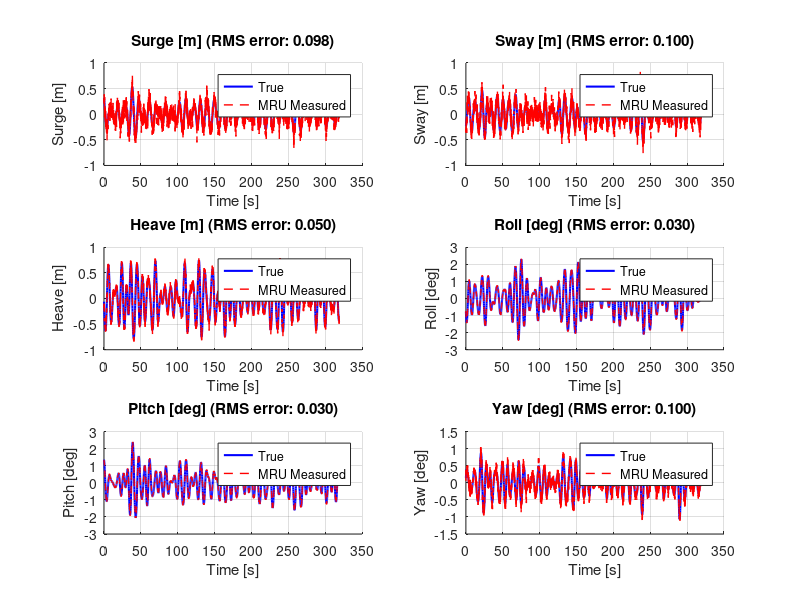
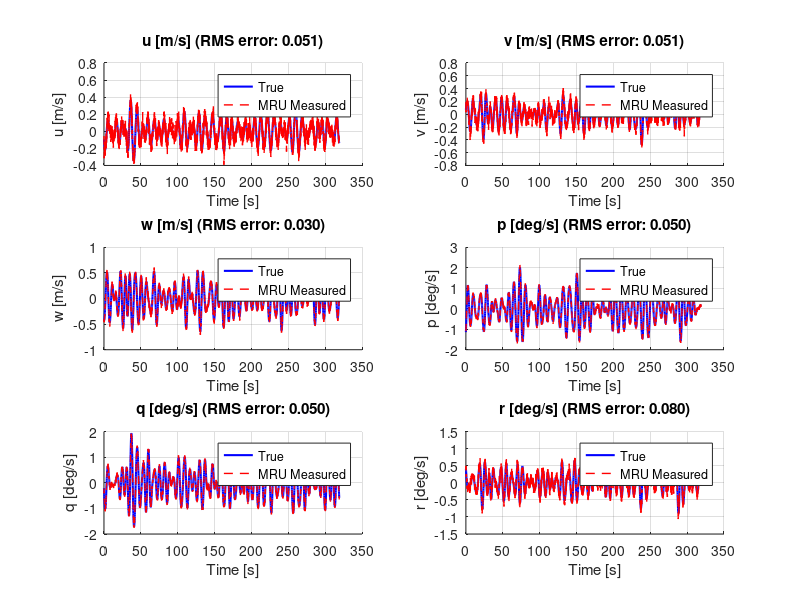
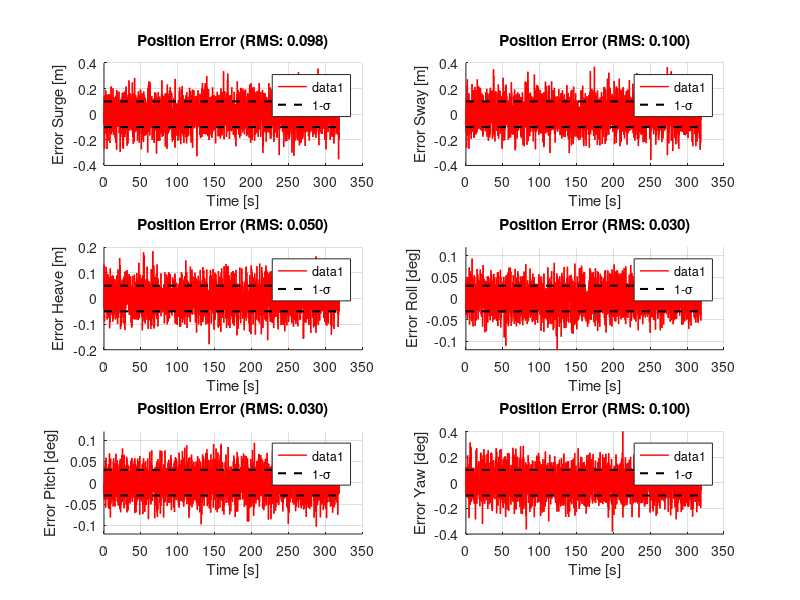
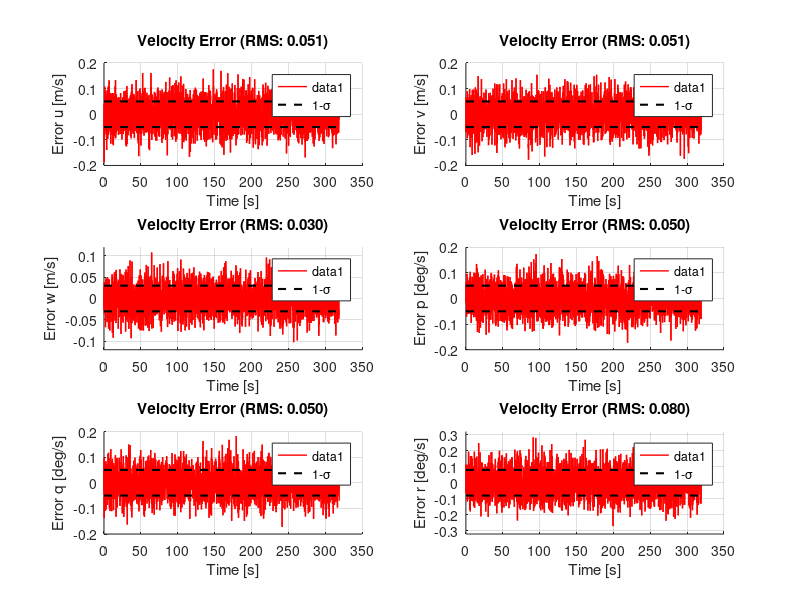

Write MATLAB code to recreate these figures, in order. (Note: this script raises an error after producing the figures.)
%%%%%%%%%%%%%%%%%%%%%%%%%%%%%%%%%%%%%%%%%%%%%%%%%%%%%%%%%%%%%%%%%%%%%%%%%%
% Motion Compensated Platform Simulation with MRU Sensor Noise
% Loads recorded vessel motion data and adds realistic MRU measurement noise
%%%%%%%%%%%%%%%%%%%%%%%%%%%%%%%%%%%%%%%%%%%%%%%%%%%%%%%%%%%%%%%%%%%%%%%%%%

clear; close all; clc;

%% Load recorded vessel motion data
fprintf('Loading recorded vessel motion data...\n');
load('vessel_motion_data.mat');

% Extract data from structure
t = motion_data.time;
eta_true = motion_data.eta;      % [x, y, z, phi, theta, psi]
nu_true = motion_data.nu;        % [u, v, w, p, q, r]
N = length(t);
h = t(2) - t(1);

fprintf('  Data loaded: %d samples, dt = %.4f s, duration = %.1f s\n', N, h, t(end));
fprintf('  %s\n', motion_data.description);

%% MRU Noise Specifications
% Position noise standard deviations (RMS)
sigma_eta = [
    0.10;      % Surge (x) - 10 cm 
    0.10;      % Sway (y) - 10 cm 
    0.05;      % Heave (z) - 5 cm 
    deg2rad(0.03);  % Roll (phi) - 0.03 degrees RMS
    deg2rad(0.03);  % Pitch (theta) - 0.03 degrees RMS
    deg2rad(0.10);  % Yaw (psi) - 0.10 degrees RMS
];

% Velocity noise standard deviations (RMS)
sigma_nu = [
    0.05;      % Surge velocity (u) - 5 cm/s
    0.05;      % Sway velocity (v) - 5 cm/s
    0.03;      % Heave velocity (w) - 3 cm/s 
    deg2rad(0.05);  % Roll rate (p) - 0.05 deg/s
    deg2rad(0.05);  % Pitch rate (q) - 0.05 deg/s
    deg2rad(0.08);  % Yaw rate (r) - 0.08 deg/s
];

% Optional: Small sensor bias (can drift slowly over time)
bias_eta = zeros(6, 1);
bias_nu = zeros(6, 1);

% Optional: Bias drift rates 
drift_rate_eta = sigma_eta * 0.001;  
drift_rate_nu = sigma_nu * 0.001;   

fprintf('\nMRU Noise Model (Kongsberg Maritime state-of-the-art):\n');
fprintf('Position noise (RMS):\n');
fprintf('  Surge/Sway: %.1f cm, Heave: %.1f cm\n', sigma_eta(1)*100, sigma_eta(3)*100);
fprintf('  Roll/Pitch: %.3f deg, Yaw: %.3f deg\n', rad2deg(sigma_eta(4)), rad2deg(sigma_eta(6)));
fprintf('Velocity noise (RMS):\n');
fprintf('  Linear velocities: %.1f cm/s\n', sigma_nu(1)*100);
fprintf('  Angular velocities: %.3f deg/s\n', rad2deg(sigma_nu(4)));

%% Generate MRU measurements with noise
% Preallocate measurement arrays
eta_mru = zeros(N, 6);
nu_mru = zeros(N, 6);

% Preallocate bias arrays
bias_eta_log = zeros(N, 6);
bias_nu_log = zeros(N, 6);

% Set random seed for reproducibility
rng(42);

% Generate measurements for each time step
for k = 1:N
    if k > 1
        bias_eta = bias_eta + sqrt(h) * drift_rate_eta .* randn(6, 1);
        bias_nu = bias_nu + sqrt(h) * drift_rate_nu .* randn(6, 1);
    end

    % Add white Gaussian noise to position measurements
    noise_eta = sigma_eta .* randn(6, 1);
    eta_mru(k, :) = eta_true(k, :)' + noise_eta + bias_eta;

    % Add white Gaussian noise to velocity measurements
    noise_nu = sigma_nu .* randn(6, 1);
    nu_mru(k, :) = nu_true(k, :)' + noise_nu + bias_nu;

    % Log bias for analysis
    bias_eta_log(k, :) = bias_eta';
    bias_nu_log(k, :) = bias_nu';
end

%% Calculate measurement errors
eta_error = eta_mru - eta_true;
nu_error = nu_mru - nu_true;

% Calculate RMS errors
eta_rms = sqrt(mean(eta_error.^2, 1));
nu_rms = sqrt(mean(nu_error.^2, 1));

fprintf('\nMeasurement Error Statistics (RMS):\n');
fprintf('Position errors:\n');
fprintf('  Surge: %.2f cm, Sway: %.2f cm, Heave: %.2f cm\n', ...
    eta_rms(1)*100, eta_rms(2)*100, eta_rms(3)*100);
fprintf('  Roll: %.3f deg, Pitch: %.3f deg, Yaw: %.3f deg\n', ...
    rad2deg(eta_rms(4)), rad2deg(eta_rms(5)), rad2deg(eta_rms(6)));
fprintf('Velocity errors:\n');
fprintf('  u: %.2f cm/s, v: %.2f cm/s, w: %.2f cm/s\n', ...
    nu_rms(1)*100, nu_rms(2)*100, nu_rms(3)*100);
fprintf('  p: %.3f deg/s, q: %.3f deg/s, r: %.3f deg/s\n', ...
    rad2deg(nu_rms(4)), rad2deg(nu_rms(5)), rad2deg(nu_rms(6)));

%% 

%% Visualization
% Create time vector relative to start
tt = t - t(1);

% Labels for plots
eta_labels = {'Surge [m]', 'Sway [m]', 'Heave [m]', 'Roll [deg]', 'Pitch [deg]', 'Yaw [deg]'};
nu_labels = {'u [m/s]', 'v [m/s]', 'w [m/s]', 'p [deg/s]', 'q [deg/s]', 'r [deg/s]'};
scale_eta = [1, 1, 1, 180/pi, 180/pi, 180/pi];
scale_nu = [1, 1, 1, 180/pi, 180/pi, 180/pi];

% Figure 1: Position measurements with noise
figure(1); clf;
set(gcf, 'Name', 'MRU Position Measurements', 'NumberTitle', 'off');
for i = 1:6
    subplot(3, 2, i);
    hold on; grid on;
    plot(tt, scale_eta(i) * eta_true(:, i), 'b-', 'LineWidth', 1.5, 'DisplayName', 'True');
    plot(tt, scale_eta(i) * eta_mru(:, i), 'r--', 'LineWidth', 1.0, 'DisplayName', 'MRU Measured');
    xlabel('Time [s]');
    ylabel(eta_labels{i});
    legend('Location', 'best');
    title(sprintf('%s (RMS error: %.3f)', eta_labels{i}, eta_rms(i)*scale_eta(i)));
end
if exist('sgtitle', 'file')
    sgtitle('MRU Position Measurements vs True Motion');
end

% Figure 2: Velocity measurements with noise
figure(2); clf;
set(gcf, 'Name', 'MRU Velocity Measurements', 'NumberTitle', 'off');
for i = 1:6
    subplot(3, 2, i);
    hold on; grid on;
    plot(tt, scale_nu(i) * nu_true(:, i), 'b-', 'LineWidth', 1.5, 'DisplayName', 'True');
    plot(tt, scale_nu(i) * nu_mru(:, i), 'r--', 'LineWidth', 1.0, 'DisplayName', 'MRU Measured');
    xlabel('Time [s]');
    ylabel(nu_labels{i});
    legend('Location', 'best');
    title(sprintf('%s (RMS error: %.3f)', nu_labels{i}, nu_rms(i)*scale_nu(i)));
end
if exist('sgtitle', 'file')
    sgtitle('MRU Velocity Measurements vs True Motion');
end

% Figure 3: Measurement errors
figure(3); clf;
set(gcf, 'Name', 'MRU Measurement Errors', 'NumberTitle', 'off');
for i = 1:6
    subplot(3, 2, i);
    hold on; grid on;
    plot(tt, scale_eta(i) * eta_error(:, i), 'r-', 'LineWidth', 1.0);
    plot(tt([1 end]), scale_eta(i) * [1 1] * sigma_eta(i), 'k--', 'LineWidth', 1.5, 'DisplayName', '1-\sigma');
    plot(tt([1 end]), -scale_eta(i) * [1 1] * sigma_eta(i), 'k--', 'LineWidth', 1.5, 'HandleVisibility', 'off');
    xlabel('Time [s]');
    ylabel(['Error ' eta_labels{i}]);
    legend('Location', 'best');
    title(sprintf('Position Error (RMS: %.3f)', eta_rms(i)*scale_eta(i)));
    ylim([-4*sigma_eta(i)*scale_eta(i), 4*sigma_eta(i)*scale_eta(i)]);
end
if exist('sgtitle', 'file')
    sgtitle('MRU Position Measurement Errors');
end

% Figure 4: Velocity measurement errors
figure(4); clf;
set(gcf, 'Name', 'MRU Velocity Errors', 'NumberTitle', 'off');
for i = 1:6
    subplot(3, 2, i);
    hold on; grid on;
    plot(tt, scale_nu(i) * nu_error(:, i), 'r-', 'LineWidth', 1.0);
    plot(tt([1 end]), scale_nu(i) * [1 1] * sigma_nu(i), 'k--', 'LineWidth', 1.5, 'DisplayName', '1-\sigma');
    plot(tt([1 end]), -scale_nu(i) * [1 1] * sigma_nu(i), 'k--', 'LineWidth', 1.5, 'HandleVisibility', 'off');
    xlabel('Time [s]');
    ylabel(['Error ' nu_labels{i}]);
    legend('Location', 'best');
    title(sprintf('Velocity Error (RMS: %.3f)', nu_rms(i)*scale_nu(i)));
    ylim([-4*sigma_nu(i)*scale_nu(i), 4*sigma_nu(i)*scale_nu(i)]);
end
if exist('sgtitle', 'file')
    sgtitle('MRU Velocity Measurement Errors');
end

% Figure 5: Focus on heave (most important for MCE)
figure(5); clf;
set(gcf, 'Name', 'Heave Motion Detail', 'NumberTitle', 'off');
subplot(2, 1, 1);
hold on; grid on;
plot(tt, eta_true(:, 3), 'b-', 'LineWidth', 2, 'DisplayName', 'True Heave');
plot(tt, eta_mru(:, 3), 'r--', 'LineWidth', 1.5, 'DisplayName', 'MRU Measured');
xlabel('Time [s]');
ylabel('Heave [m]');
legend('Location', 'best');
title(sprintf('Heave Position (MRU accuracy: %.1f cm RMS)', eta_rms(3)*100));

subplot(2, 1, 2);
hold on; grid on;
plot(tt, eta_error(:, 3)*100, 'r-', 'LineWidth', 1.0, 'DisplayName', 'Measurement Error');
plot(tt([1 end]), [1 1] * sigma_eta(3)*100, 'k--', 'LineWidth', 1.5, 'DisplayName', '1-\sigma bound');
plot(tt([1 end]), -[1 1] * sigma_eta(3)*100, 'k--', 'LineWidth', 1.5, 'HandleVisibility', 'off');
xlabel('Time [s]');
ylabel('Heave Error [cm]');
legend('Location', 'best');
title(sprintf('Heave Measurement Error (RMS: %.2f cm)', eta_rms(3)*100));
ylim([-4*sigma_eta(3)*100, 4*sigma_eta(3)*100]);

if exist('sgtitle', 'file')
    sgtitle('Heave Motion');
end

% Figure 6: Error histograms to verify Gaussian distribution
figure(6); clf;
set(gcf, 'Name', 'MRU Error Distributions', 'NumberTitle', 'off');
for i = 1:6
    subplot(3, 2, i);
    histogram(scale_eta(i) * eta_error(:, i), 30, 'Normalization', 'pdf');
    hold on; grid on;

    % Overlay theoretical Gaussian (scaled to match units)
    sigma_scaled = scale_eta(i) * sigma_eta(i);  % Convert sigma to same units as plotted data
    x_range = linspace(-4*sigma_scaled, 4*sigma_scaled, 100);
    pdf_gaussian = (1/(sigma_scaled*sqrt(2*pi))) * exp(-0.5*(x_range/sigma_scaled).^2);
    plot(x_range, pdf_gaussian, 'r-', 'LineWidth', 2);

    xlabel(['Error ' eta_labels{i}]);
    ylabel('Probability Density');
    title(eta_labels{i});
    legend('Measured', 'Theoretical', 'Location', 'best');
end
if exist('sgtitle', 'file')
    sgtitle('Position Error Distributions');
end

fprintf('Done!\n');

%% Save MRU data for use in motion compensation simulations
mru_data.time = t;
mru_data.eta_true = eta_true;
mru_data.nu_true = nu_true;
mru_data.eta_mru = eta_mru;
mru_data.nu_mru = nu_mru;
mru_data.eta_error = eta_error;
mru_data.nu_error = nu_error;
mru_data.sigma_eta = sigma_eta;
mru_data.sigma_nu = sigma_nu;
mru_data.description = 'MRU measurements with simulated noise';

save('vessel_mru_data.mat', 'mru_data');
fprintf('\nMRU data saved to vessel_motion_data.mat\n');
